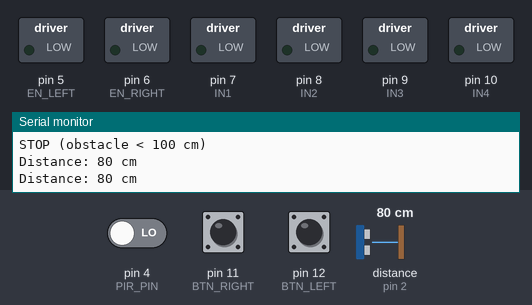
A sketch run on a simulated Arduino Uno, built with avr-gcc and run on an emulated ATmega328P. On the bench: switched loads named in the sketch (green lamp = pin HIGH), the last lines printed to the serial monitor. Wiring (inferred from the names in the program): ultrasonic range finder: trigger pin 3; echo pin 2. The inputs (shaded band) are chosen by the test bench; at power-on: distance to the obstacle (sensor on pin 2) 80 cm, pin 4 (PIR_PIN) LOW, pin 11 (BTN_RIGHT) HIGH, pin 12 (BTN_LEFT) HIGH. The echo pulse lasts 58.3 µs per cm; pins used as bus, display or sensor lines are not drawn.

Above: at 1.2 s.
1.3 s: distance to the obstacle (sensor on pin 2) set to 96 cm
2.8 s: distance to the obstacle (sensor on pin 2) set to 102 cm
At 3.7 s:
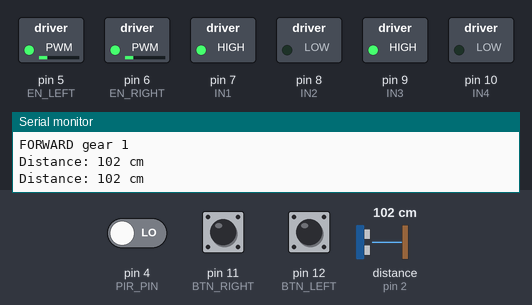
4.3 s: pin 4 (PIR_PIN) driven HIGH
At 4.9 s:
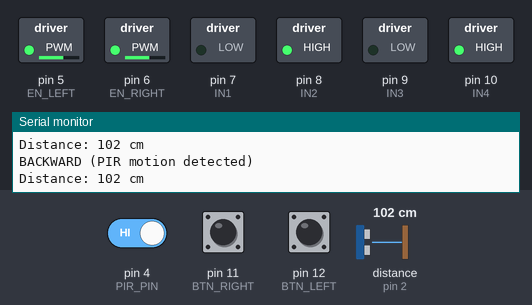
5.8 s: pin 4 (PIR_PIN) driven LOW
At 6.2 s:
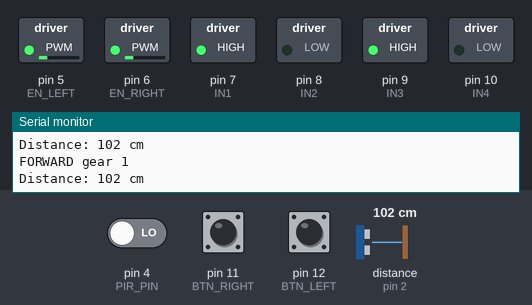
7.3 s: pin 11 (BTN_RIGHT) pulled LOW for 0.15 s
At 7.39 s:
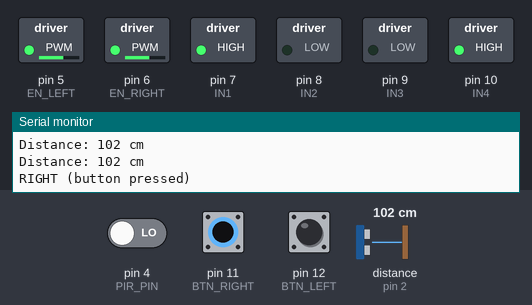
8.9 s: pin 12 (BTN_LEFT) pulled LOW for 0.15 s
At 8.97 s:
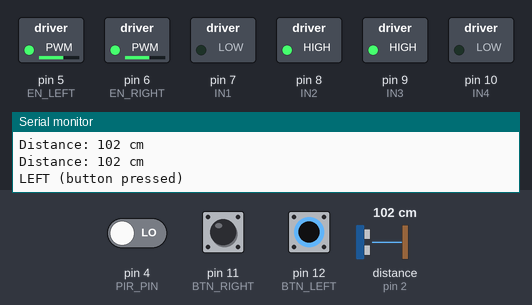
Timing chart, 0 to 11.5 s (numbered marks = the images above; inputs shaded):
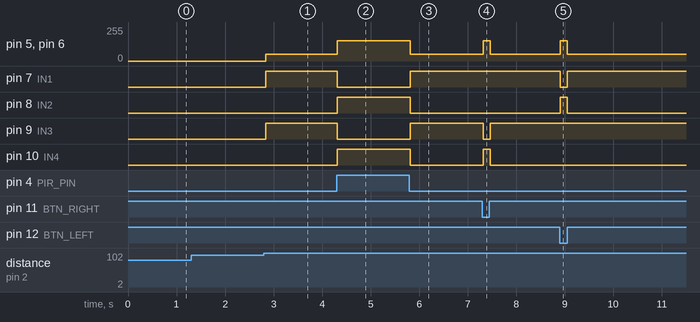

The sketch:

Automated_Vehicle_Project_3.ino
```cpp
// IoT & Robotics Minor Project - Automated Vehicle
// Arduino Uno + L293D + 2 DC motors + HC-SR04 + PIR + 2 push buttons
//
// 5 directions : Forward, Backward, Stop, Right, Left
// Priority     : 1) PIR motion  -> stop, then go BACKWARD
//                2) Button pressed -> RIGHT (D11) or LEFT (D12)
//                3) Ultrasonic distance -> FORWARD with 5 gears, or STOP
//
// Gears (analogWrite on the L293D enable pins, 0..255 mapped to 0..5):
//   distance > 300 cm       -> Gear 5 (255)
//   250 < distance <= 300   -> Gear 4 (204)
//   200 < distance <= 250   -> Gear 3 (153)
//   150 < distance <= 200   -> Gear 2 (102)
//   100 <= distance <= 150  -> Gear 1 (51)
//   distance < 100 cm       -> STOP

// ----- L293D pins -----
int EN_LEFT  = 5;    // L293D pin 1  (Left motor speed)
int IN1      = 7;    // L293D pin 2
int IN2      = 8;    // L293D pin 7
int EN_RIGHT = 6;    // L293D pin 9  (Right motor speed)
int IN3      = 9;    // L293D pin 10
int IN4      = 10;   // L293D pin 15

// ----- Other pins -----
int BTN_RIGHT = 11;  // Push button 1 -> RIGHT
int BTN_LEFT  = 12;  // Push button 2 -> LEFT
int PIR_PIN   = 4;
int TRIG_PIN  = 3;
int ECHO_PIN  = 2;

// ----- Settings -----
int TURN_SPEED = 153;   // speed while turning (0-255)
int BACK_SPEED = 153;   // speed while reversing (0-255)

String lastState = "";
unsigned long lastPrint = 0;

void setup()
{
  pinMode(EN_LEFT, OUTPUT);
  pinMode(EN_RIGHT, OUTPUT);
  pinMode(IN1, OUTPUT);
  pinMode(IN2, OUTPUT);
  pinMode(IN3, OUTPUT);
  pinMode(IN4, OUTPUT);

  pinMode(BTN_RIGHT, INPUT_PULLUP);
  pinMode(BTN_LEFT, INPUT_PULLUP);
  pinMode(PIR_PIN, INPUT);
  pinMode(TRIG_PIN, OUTPUT);
  pinMode(ECHO_PIN, INPUT);

  stopMotors();
  Serial.begin(9600);
  Serial.println("Automated vehicle ready");
}

void loop()
{
  long distance = readDistanceCm();
  String state;

  if (digitalRead(PIR_PIN) == HIGH) {
    // 1) Motion in front: immediately stop and go backward
    state = "BACKWARD (PIR motion detected)";
    moveBackward(BACK_SPEED);
  }
  else if (digitalRead(BTN_RIGHT) == LOW) {
    // 2a) Right button held
    state = "RIGHT (button pressed)";
    turnRight(TURN_SPEED);
  }
  else if (digitalRead(BTN_LEFT) == LOW) {
    // 2b) Left button held
    state = "LEFT (button pressed)";
    turnLeft(TURN_SPEED);
  }
  else {
    // 3) Ultrasonic decides forward speed (gear) or stop
    int gear = getGear(distance);
    if (gear == 0) {
      state = "STOP (obstacle < 100 cm)";
      stopMotors();
    }
    else {
      state = "FORWARD gear " + String(gear);
      moveForward(gear * 51);       // 255 / 5 = 51 per gear
    }
  }

  // Print when state changes, and distance every 500 ms
  if (state != lastState) {
    Serial.println(state);
    lastState = state;
  }
  if (millis() - lastPrint > 500) {
    Serial.print("Distance: ");
    Serial.print(distance);
    Serial.println(" cm");
    lastPrint = millis();
  }

  delay(30);
}

// ---------- Gear selection ----------
int getGear(long d)
{
  if (d > 300) return 5;
  if (d > 250) return 4;
  if (d > 200) return 3;
  if (d > 150) return 2;
  if (d >= 100) return 1;
  return 0;   // less than 100 cm -> stop
}

// ---------- Ultrasonic ----------
long readDistanceCm()
{
  digitalWrite(TRIG_PIN, LOW);
  delayMicroseconds(2);
  digitalWrite(TRIG_PIN, HIGH);
  delayMicroseconds(10);
  digitalWrite(TRIG_PIN, LOW);

  long duration = pulseIn(ECHO_PIN, HIGH, 30000);
  if (duration == 0) return 999;      // no echo = nothing ahead
  return duration / 58;               // microseconds -> cm
}

// ---------- Motors (both motors always move in sync) ----------
void moveForward(int speedVal)          // clockwise
{
  digitalWrite(IN1, HIGH); digitalWrite(IN2, LOW);
  digitalWrite(IN3, HIGH); digitalWrite(IN4, LOW);
  analogWrite(EN_LEFT, speedVal);
  analogWrite(EN_RIGHT, speedVal);
}

void moveBackward(int speedVal)         // anticlockwise
{
  digitalWrite(IN1, LOW);  digitalWrite(IN2, HIGH);
  digitalWrite(IN3, LOW);  digitalWrite(IN4, HIGH);
  analogWrite(EN_LEFT, speedVal);
  analogWrite(EN_RIGHT, speedVal);
}

void turnRight(int speedVal)            // left motor forward, right motor backward
{
  digitalWrite(IN1, HIGH); digitalWrite(IN2, LOW);
  digitalWrite(IN3, LOW);  digitalWrite(IN4, HIGH);
  analogWrite(EN_LEFT, speedVal);
  analogWrite(EN_RIGHT, speedVal);
}

void turnLeft(int speedVal)             // left motor backward, right motor forward
{
  digitalWrite(IN1, LOW);  digitalWrite(IN2, HIGH);
  digitalWrite(IN3, HIGH); digitalWrite(IN4, LOW);
  analogWrite(EN_LEFT, speedVal);
  analogWrite(EN_RIGHT, speedVal);
}

void stopMotors()
{
  digitalWrite(IN1, LOW); digitalWrite(IN2, LOW);
  digitalWrite(IN3, LOW); digitalWrite(IN4, LOW);
  analogWrite(EN_LEFT, 0);
  analogWrite(EN_RIGHT, 0);
}
```

Measured:
- the behaviour switches between 99 and 100 cm on distance to the obstacle (sensor on pin 2) (found by bisection; images 0 and 1)
- after the input at 2.8 s, pin 5 (EN_LEFT), pin 6 (EN_RIGHT): 0/255 → 51/255 at once; pin 7 (IN1), pin 9 (IN3): LOW → HIGH at once
- after the input at 4.3 s, pin 5 (EN_LEFT), pin 6 (EN_RIGHT): 51/255 → 153/255 at once; pin 7 (IN1), pin 9 (IN3): HIGH → LOW at once; pin 8 (IN2), pin 10 (IN4): LOW → HIGH at once
- after the input at 5.8 s, pin 5 (EN_LEFT), pin 6 (EN_RIGHT): 153/255 → 51/255 at once; pin 7 (IN1), pin 9 (IN3): LOW → HIGH at once; pin 8 (IN2), pin 10 (IN4): HIGH → LOW at once
- after the input at 7.3 s, pin 5 (EN_LEFT), pin 6 (EN_RIGHT): 51/255 → 153/255 at once, → 51/255 0.15 s later; pin 9 (IN3): HIGH → LOW at once, → HIGH 0.15 s later; pin 10 (IN4): LOW → HIGH at once, → LOW 0.15 s later
- after the input at 8.9 s, pin 5 (EN_LEFT), pin 6 (EN_RIGHT): 51/255 → 153/255 at once, → 51/255 0.15 s later; pin 7 (IN1): HIGH → LOW at once, → HIGH 0.15 s later; pin 8 (IN2): LOW → HIGH at once, → LOW 0.15 s later
